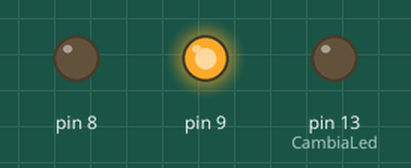
Simulated run of this sketch. Board: Arduino Uno, built with avr-gcc and run on an emulated ATmega328P. Shown: output pins drawn as LEDs (lit = HIGH).

Above: at 1.0 s.
At 3.5 s:
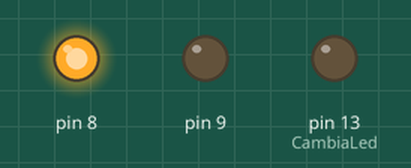
At 5.5 s:
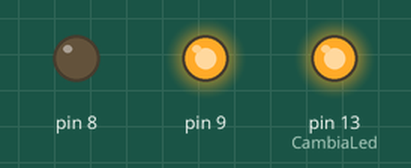
At 6.7 s:
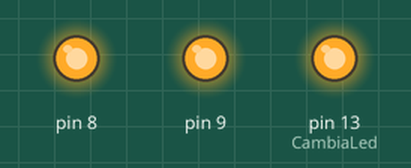
At 8.0 s:
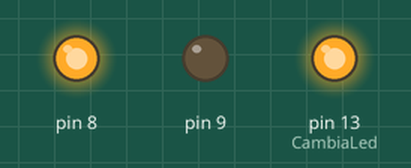
At 11.2 s:
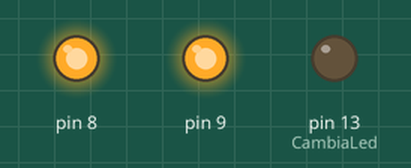
Timing chart, 0 to 11.7 s (numbered marks = the images above):
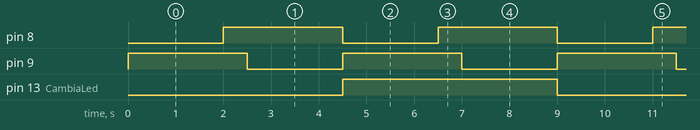

Measured:
- by itself, pin 8, pin 9: alternates HIGH for 2.5 s and LOW for 2.0 s
- by itself, pin 13 (CambiaLed): alternates HIGH for 4.5 s and LOW for 4.5 s
- by itself, everything shown: repeats every 9.0 s, in 8 steps

The sketch:

CODIGO_CIRCUITO_PUENTE_H.ino
```cpp
/*El siguiente circuito permite a un motor de corriente continua
poder cambiar su sentido de giro (permitiéndole ambos sentidos de giro)
Por otra parte, el circuito Puente H y en especial la versión L293D
tiene la capacidad de controlar corriente de hasta 600 mA en cada circuito
y tensiones entre 4,5 a 36 V.


 En el siguiente apartado "void setup ()" se definen
 los pines 8, 9 y 13 como salidas*/
void setup()
{
  pinMode(8, OUTPUT);
  pinMode(9, OUTPUT);
  pinMode(13,OUTPUT);
}

void CambiaLed(){
  digitalWrite(13,!digitalRead(13));//Se lee el pin digital 13
}

void loop()
{
  digitalWrite(9, HIGH);// Se activa el pin 9
  digitalWrite(8, LOW);// Se desactiva el pin 8
  delay(2000); // Espera 2 segundos ( milisegundos)
  digitalWrite(9, HIGH);//Se activa el pin 9
  digitalWrite(8, HIGH);//Se activa el pin 8
  delay(500); // Espera medio segundo (500 milisegundos)
  digitalWrite(8, HIGH);//Se activa el pin 8
  digitalWrite(9, LOW);//Se desactiva el pin 9
  delay(2000); // Espera 2 segundos (2000 milisegundos)
  CambiaLed();
}
```
